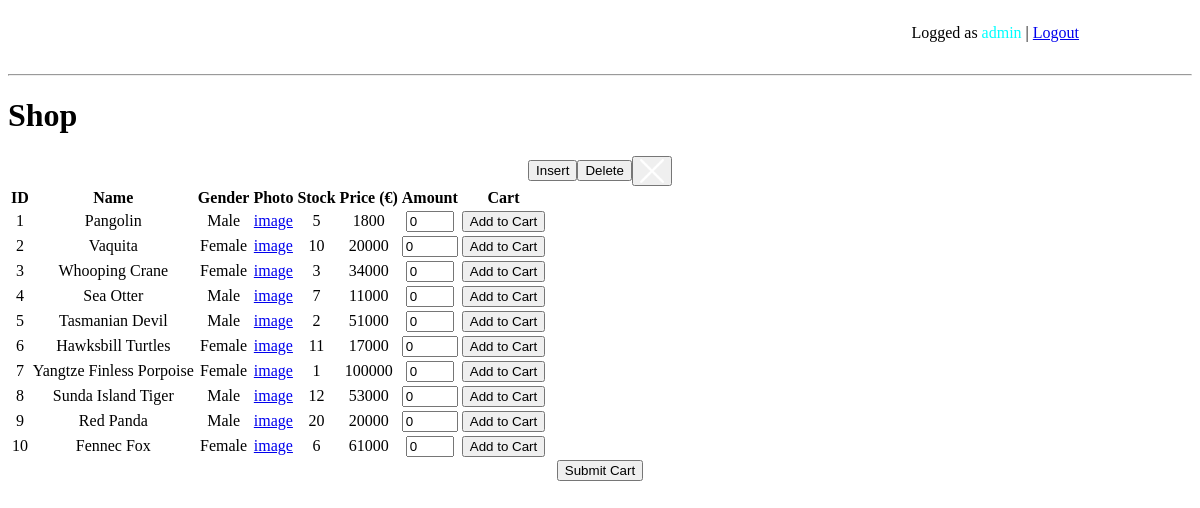
Screenshot of /shop.php (signed in) with the database file from the repository.
### tables this page shows
CREATE TABLE `user` (
  `id` int(11) NOT NULL,
  `username` varchar(128) NOT NULL,
  `email` varchar(255) NOT NULL,
  `password` varchar(255) NOT NULL
);

CREATE TABLE `animals` (
  `id` int(11) NOT NULL,
  `name` varchar(50) NOT NULL,
  `gender` varchar(10) NOT NULL,
  `photo` varchar(255) NOT NULL,
  `description` text NOT NULL,
  `quantity` int(11) NOT NULL,
  `price` double NOT NULL
);

### shop.php (the view, shortened to what this page needs)
<?php
include "./php/navigation.php";
$mysqli = require __DIR__ . "/php/database.php";
$sql = "SELECT * FROM animals";
$result = $mysqli->query($sql);
$isAdmin = isset($_SESSION["user_id"]) && $_SESSION["user_id"] == 1;
?>
<!DOCTYPE html>
<html lang="en">
<head>
    <link rel="stylesheet" href="https://cdn.jsdelivr.net/npm/water.css@2/out/dark.css">
    <link rel="stylesheet" href="./css/shop.css">
</head>
<body>
    <h1>Shop</h1>
    <?php if($isAdmin):?>
        <div class="container">
            <div class="buttons">
                <button onclick="showInsertForm()">Insert</button>
                <button onclick="showDeleteForm()">Delete</button>
                <button onclick="hide()">
                    <img class="close-form" src="./assets/icons/close.png" alt="close">
                </button>
            </div>
        </div>
    <?php else:?>
        <p>Sorting is possible by clicking on column headers.</p>
    <?php endif; ?>
    <form id="cartForm" action="./cart.php" method="post">
        <table class="sortable">
            <thead>
                <tr>
                    <th>ID</th>
                    <th>Name</th>
                    <th>Gender</th>
                    <th>Photo</th>
                    <th>Stock</th>
                    <th>Price (€)</th>
                    <th class="no-sort">Amount</th>
                    <th class="no-sort">Cart</th>
                </tr>
            </thead>
            <tbody>
                <?php
                while($row = $result->fetch_assoc())
                {
                    echo "<tr>
                            <td>" . $row["id"] . "</td>
                            <td>". $row["name"] . "</td>
                            <td>" . $row["gender"] . "</td>
                            <td><a href='#' onclick='showImage(\"" . $row["photo"] . "\")'>image</a></td>
                            <td>" . $row["quantity"] . "</td>
                            <td>" . $row["price"] . "</td>
                            <td><input type='number' name='amount[".$row['id']."]' value='0' min='0' max='".$row['quantity']."'></td>
                            <td><button type='button' onclick='addToCart(".$row['id'].")'>Add to Cart</button></td>
                        </tr>";
                }
                ?>
            </tbody>
        </table>
        <div class="cart-button">
            <button type="submit">Submit Cart</button>
        </div>
    </form>
</body>
</html>

### php/navigation.php (shortened to what this page needs)
<?php
    $mysqli = require __DIR__ . "/database.php";
    if(isset($_SESSION["user_id"])) {
        $stmt = $mysqli->prepare("SELECT username FROM user WHERE id = ?");
        $stmt->bind_param("i", $_SESSION["user_id"]);
        $stmt->execute();
        $result = $stmt->get_result();
        $user = $result->fetch_assoc();
        $username = $user['username'];
    }
?>
<body>
    <ul class="navbar">
        <li>
            <a class="links" href="./index.php">Home</a>
        </li>
        <li>
            <a class="links" href="./about.php">About</a>
        </li>
        <li>
            <a class="links" href="./contact.php">Contact</a>
        </li>
        <li>
            <a class="links" href="./shop.php">Shop</a>
        </li>
        <li>
            <a class="links" href="./cart.php">
                <img src="./assets/icons/shopping-cart.png" class="shopping-cart" alt="shopping-cart">
            </a>
        </li>
        <li>
            <?php if(isset($_SESSION["user_id"])): ?>
                <p>Logged as <span class="username"><?php echo "\t" . $username; ?></span> | <a href="./php/logout.php">Logout</a></p>
            <?php else: ?>
                <p><a href="./php/login.php">Sign In</a> or <a href="./signup.html">Sign Up</a></p>
            <?php endif; ?>
        </li>
    </ul>
    <hr>
</body>

### css/shop.css (style rules this page uses)
.container { display: flex; flex-direction: column; justify-content: center; }
.buttons { display: flex; justify-content: center; align-items: center; }
th, td { text-align: center; vertical-align: middle; }
.cart-button { display: flex; justify-content: center; }
.close-form { width: 24px; height: auto; filter: invert(100%) sepia(0%) saturate(0%) hue-rotate(0deg) brightness(100%) contrast(100%); }

### php/navigation.php (style rules this page uses)
.navbar { display: flex; justify-content: space-evenly; align-items: center; }
li { display: flex; align-items: center; }
.links { color: white; text-decoration: none; }
.shopping-cart { width: 24px; height: auto; filter: invert(100%) sepia(0%) saturate(0%) hue-rotate(0deg) brightness(100%) contrast(100%); }
.username { color: aqua; }

### rows the page displays
user: username "admin"
animals: id "1", name "Pangolin", gender "Male", quantity "5", price "1800"
animals: id "2", name "Vaquita", gender "Female", quantity "10", price "20000"
animals: id "3", name "Whooping Crane", gender "Female", quantity "3", price "34000"
animals: id "4", name "Sea Otter", gender "Male", quantity "7", price "11000"
animals: id "5", name "Tasmanian Devil", gender "Male", quantity "2", price "51000"
animals: id "6", name "Hawksbill Turtles", gender "Female", quantity "11", price "17000"
animals: id "7", name "Yangtze Finless Porpoise", gender "Female", quantity "1", price "100000"
animals: id "8", name "Sunda Island Tiger", gender "Male", quantity "12", price "53000"
animals: id "9", name "Red Panda", gender "Male", quantity "20", price "20000"
animals: id "10", name "Fennec Fox", gender "Female", quantity "6", price "61000"
